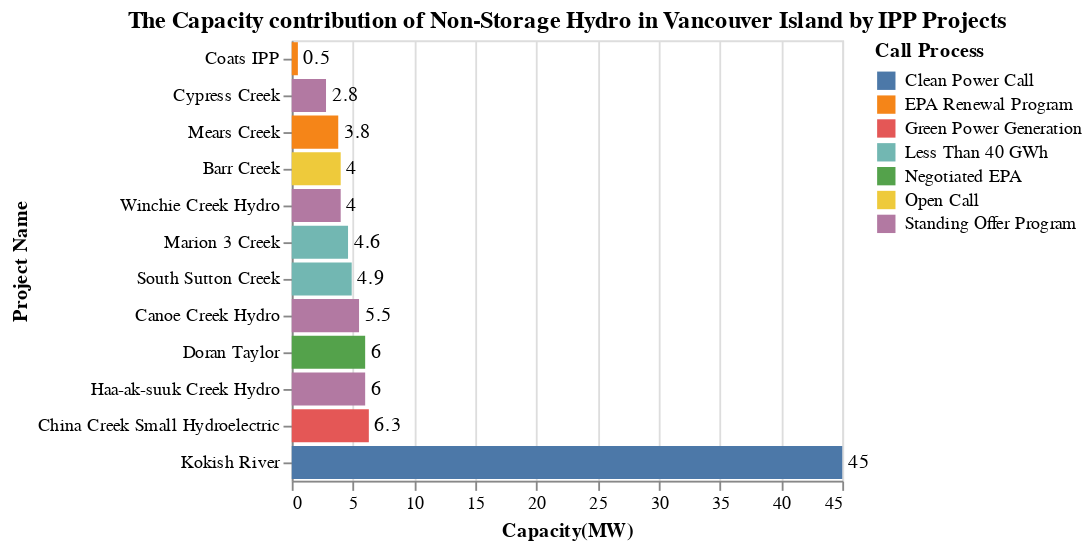

Notebook code cell kept with this figure:
### Code cell
title = alt.TitleParams('The Capacity contribution of Non-Storage Hydro in Vancouver Island by IPP Projects')

capacity_IPP = alt.Chart(data_VI, title = title).mark_bar().encode(
                    alt.Y('Project_name', title='Project Name',sort='x'),
                    alt.X('sum(Capacity(MW))', title='Capacity(MW)'),
                    alt.Color('Call_process', title = 'Call Process')).properties( width=300)
cap_VI_Loc_chart = capacity_IPP + capacity_IPP.mark_text(
    color = 'black', align='left', dx = 3).encode(text='sum(Capacity(MW))',color=alt.value('black'))
cap_VI_Loc_chart

### Figure 1 — Vega-Lite specification as saved in the notebook (floating-point values rounded to 4 significant figures)
{"config": {"view": {"continuousWidth": 300, "continuousHeight": 300}}, "layer": [{"mark": {"type": "bar"}, "encoding": {"color": {"field": "Call_process", "title": "Call Process", "type": "nominal"}, "x": {"aggregate": "sum", "field": "Capacity(MW)", "title": "Capacity(MW)", "type": "quantitative"}, "y": {"field": "Project_name", "sort": "x", "title": "Project Name", "type": "nominal"}}, "title": {"text": "The Capacity contribution of Non-Storage Hydro in Vancouver Island by IPP Projects"}}, {"mark": {"type": "text", "align": "left", "color": "black", "dx": 3}, "encoding": {"color": {"value": "black"}, "text": {"aggregate": "sum", "field": "Capacity(MW)", "type": "quantitative"}, "x": {"aggregate": "sum", "field": "Capacity(MW)", "title": "Capacity(MW)", "type": "quantitative"}, "y": {"field": "Project_name", "sort": "x", "title": "Project Name", "type": "nominal"}}, "title": {"text": "The Capacity contribution of Non-Storage Hydro in Vancouver Island by IPP Projects"}}], "data": {"name": "data-f693cd34f9fd53723e35a56071b927f2"}, "width": 300, "$schema": "https://vega.github.io/schema/vega-lite/v5.20.1.json", "datasets": {"data-f693cd34f9fd53723e35a56071b927f2": [{"Sub_region": "Vancouver Island", "Project_name": "Coats IPP", "IPP_seller": "Crofter's Gleann Enterprises", "Location": "Gabriola Island", "Type": "Non-Storage Hydro", "Year": "2022", "Call_process": "EPA Renewal Program", "Capacity(MW)": 0.5, "Energy(GWh/yr)": 0.4, "Region": "Vancouver Island"}, {"Sub_region": "Vancouver Island", "Project_name": "Cypress Creek", "IPP_seller": "Synex Energy Resources Ltd", "Location": "Gold River", "Type": "Non-Storage Hydro", "Year": "2008", "Call_process": "Standing Offer Program", "Capacity(MW)": 2.8, "Energy(GWh/yr)": 12.4, "Region": "Vancouver Island"}, {"Sub_region": "Vancouver Island", "Project_name": "Mears Creek", "IPP_seller": "Mears Hydro Limited Partnership", "Location": "Gold River", "Type": "Non-Storage Hydro", "Year": "2022", "Call_process": "EPA Renewal Program", "Capacity(MW)": 3.8, "Energy(GWh/yr)": 19.5, "Region": "Vancouver Island"}, {"Sub_region": "Vancouver Island", "Project_name": "Marion 3 Creek", "IPP_seller": "Marion Creek Hydro Inc.", "Location": "Port Alberni", "Type": "Non-Storage Hydro", "Year": "2001", "Call_process": "Less Than 40 GWh", "Capacity(MW)": 4.6, "Energy(GWh/yr)": 17.5, "Region": "Vancouver Island"}, {"Sub_region": "Vancouver Island", "Project_name": "South Sutton Creek", "IPP_seller": "South Sutton Creek Hydro Inc.", "Location": "Port Alberni", "Type": "Non-Storage Hydro", "Year": "2001", "Call_process": "Less Than 40 GWh", "Capacity(MW)": 4.9, "Energy(GWh/yr)": 26.0, "Region": "Vancouver Island"}, {"Sub_region": "Vancouver Island", "Project_name": "China Creek Small Hydroelectric", "IPP_seller": "Upnit Power Limited Partnership", "Location": "Port Alberni", "Type": "Non-Storage Hydro", "Year": "2003", "Call_process": "Green Power Generation", "Capacity(MW)": 6.3, "Energy(GWh/yr)": 24.7, "Region": "Vancouver Island"}, {"Sub_region": "Vancouver Island", "Project_name": "Doran Taylor", "IPP_seller": "Doran Taylor Hydro (JV)", "Location": "Port Alberni", "Type": "Non-Storage Hydro", "Year": "2017", "Call_process": "Negotiated EPA", "Capacity(MW)": 6.0, "Energy(GWh/yr)": 27.0, "Region": "Vancouver Island"}, {"Sub_region": "Vancouver Island", "Project_name": "Kokish River", "IPP_seller": "Kwagis Power Limited Partnership", "Location": "Port McNeil", "Type": "Non-Storage Hydro", "Year": "2010", "Call_process": "Clean Power Call", "Capacity(MW)": 45.0, "Energy(GWh/yr)": 174.9, "Region": "Vancouver Island"}, {"Sub_region": "Vancouver Island", "Project_name": "Barr Creek", "IPP_seller": "Barr Creek Limited Partnership", "Location": "Tahsis", "Type": "Non-Storage Hydro", "Year": "2006", "Call_process": "Open Call", "Capacity(MW)": 4.0, "Energy(GWh/yr)": 16.0, "Region": "Vancouver Island"}, {"Sub_region": "Vancouver Island", "Project_name": "Canoe Creek Hydro", "IPP_seller": "Canoe Creek Hydro Company", "Location": "Ucluelet", "Type": "Non-Storage Hydro", "Year": "2008", "Call_process": "Standing Offer Program", "Capacity(MW)": 5.5, "Energy(GWh/yr)": 16.2, "Region": "Vancouver Island"}, {"Sub_region": "Vancouver Island", "Project_name": "Haa-ak-suuk Creek Hydro", "IPP_seller": "Haa-ak-suuk Creek Hydro Limited Partnership", "Location": "Ucluelet", "Type": "Non-Storage Hydro", "Year": "2010", "Call_process": "Standing Offer Program", "Capacity(MW)": 6.0, "Energy(GWh/yr)": 20.5, "Region": "Vancouver Island"}, {"Sub_region": "Vancouver Island", "Project_name": "Winchie Creek Hydro", "IPP_seller": "Winchie Creek Hydro Limited Partnership", "Location": "Ucluelet", "Type": "Non-Storage Hydro", "Year": "2010", "Call_process": "Standing Offer Program", "Capacity(MW)": 4.0, "Energy(GWh/yr)": 11.1, "Region": "Vancouver Island"}]}}
